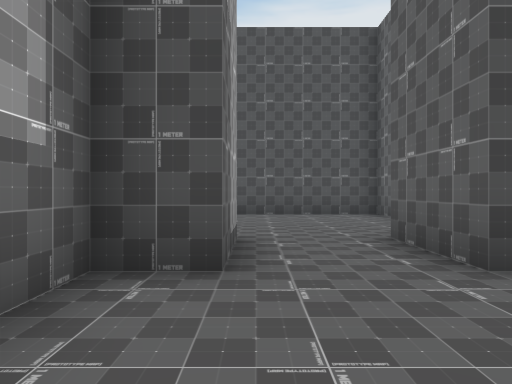
view 1 (above)

19 first-person views from a walk through a 3-D level made in the Unity game engine. The camera is 1.2 m above the floor, looks level and sees 70° across. The floor is counted in squares, 2 m on a side. Each view is taken from the middle of a square. On the plan, view 1 faces up. The plan holds only what a view shows up to about 10 squares ahead; the rest is blank. The place goes on beyond the plan. The player character is not drawn. Some surface patterns are stand-ins.

view 2
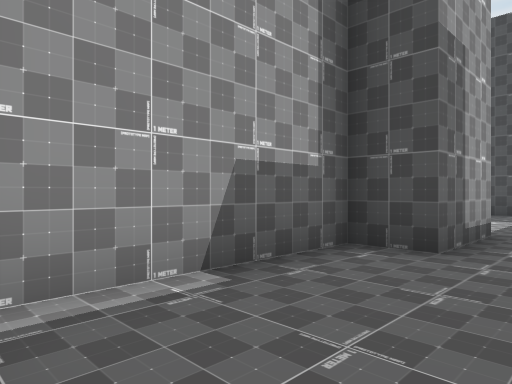

view 3
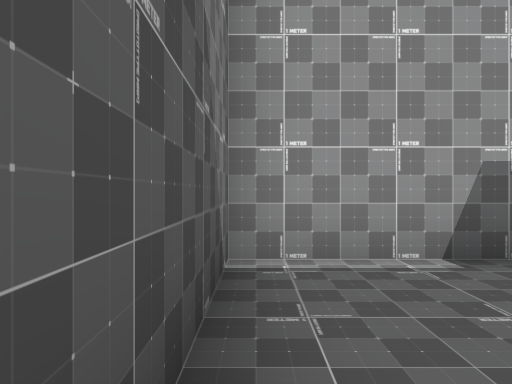

view 4
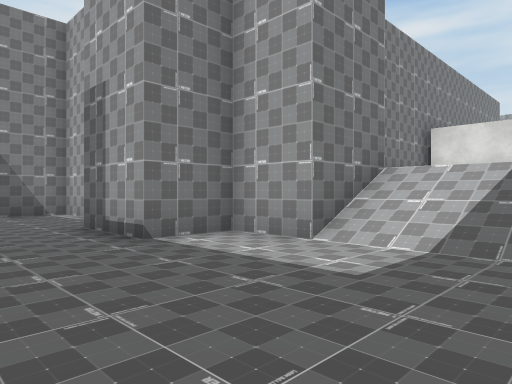

view 5
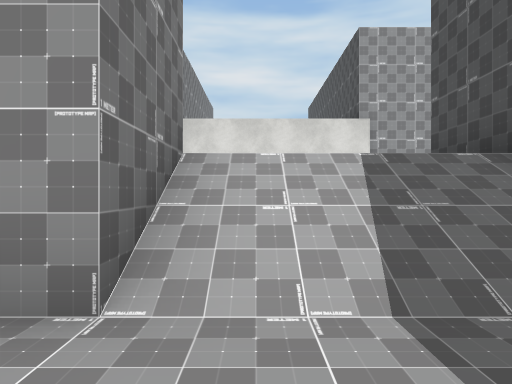

view 6
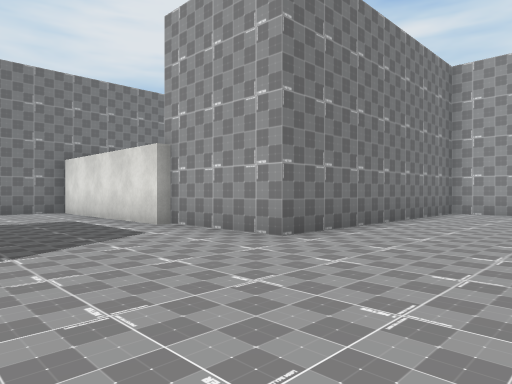

view 7
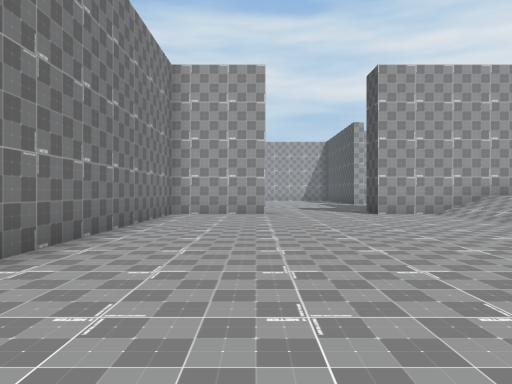

view 8
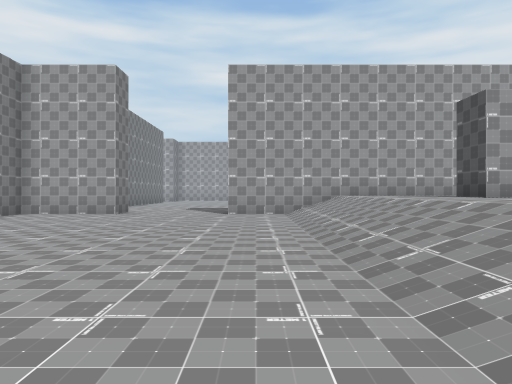

view 9
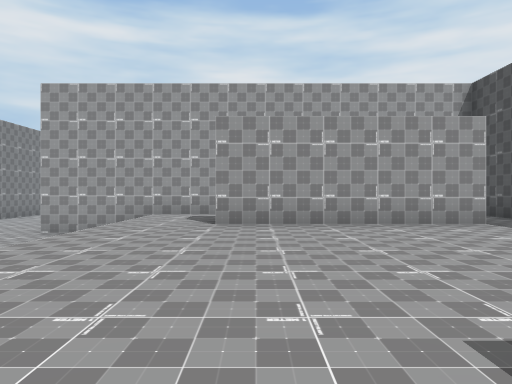

view 10
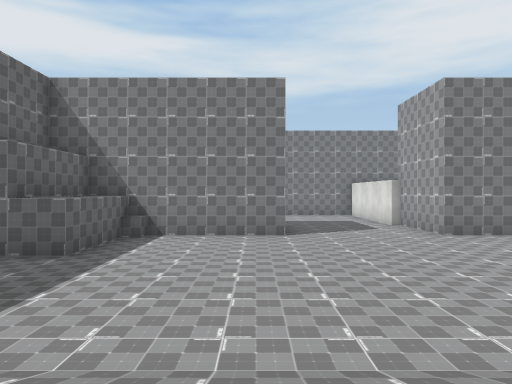

view 11
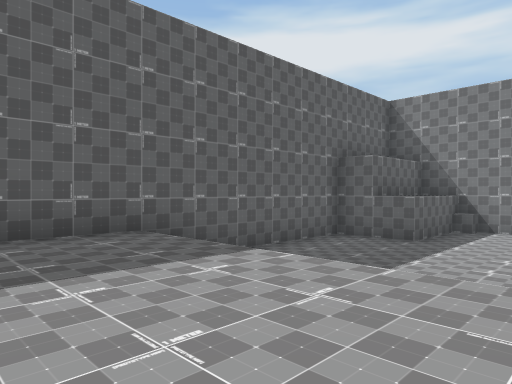

view 12
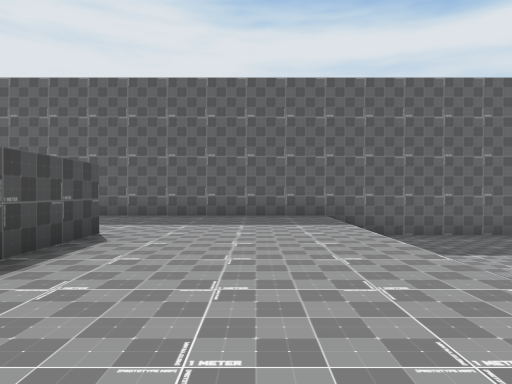

view 13
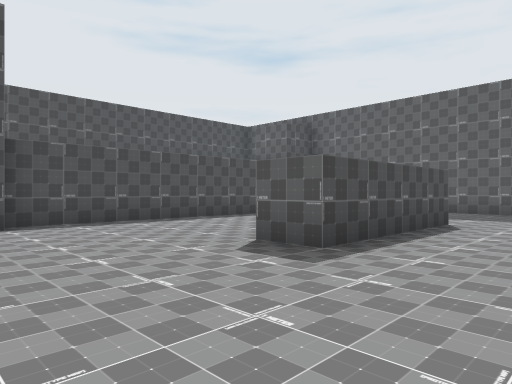

view 14
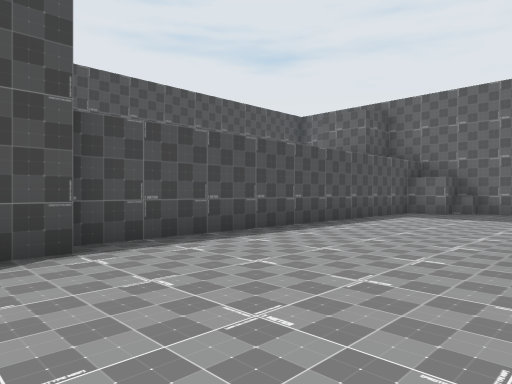

view 15
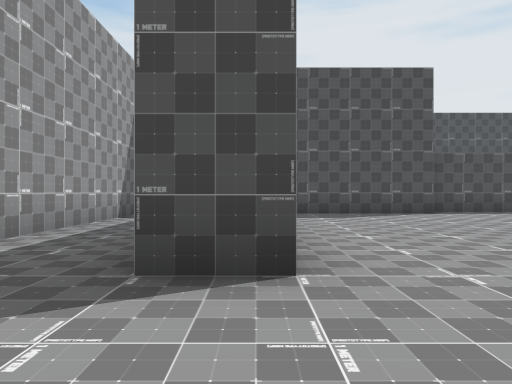

view 16
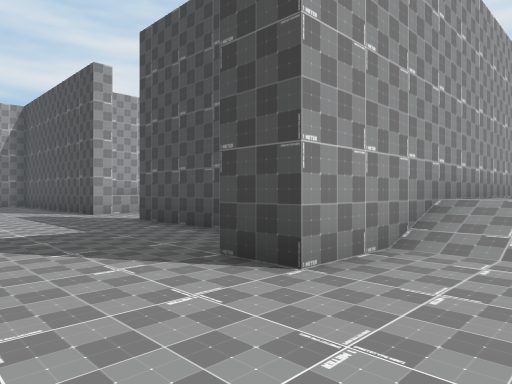

view 17
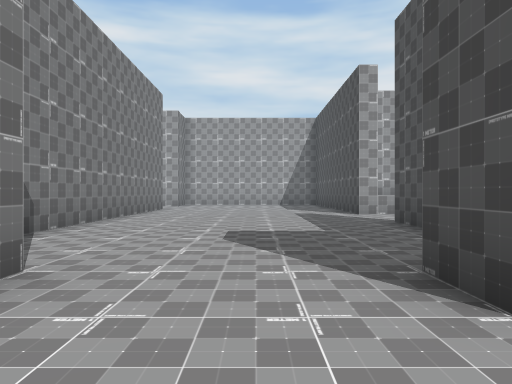

view 18
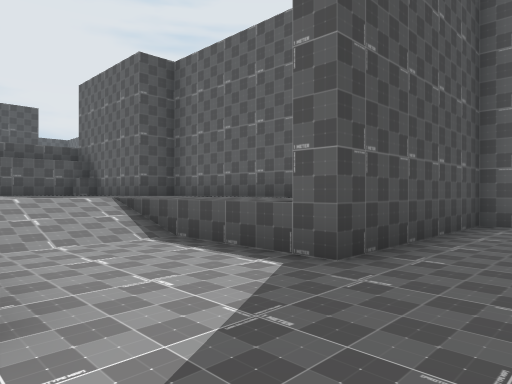

view 19
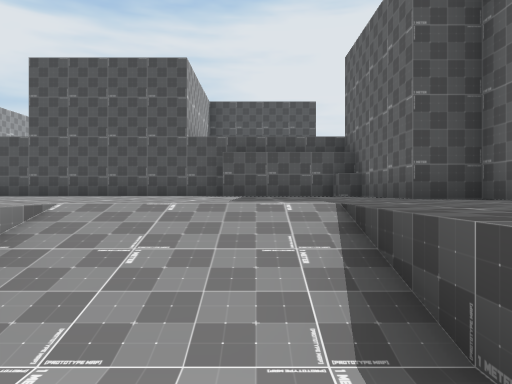

### Floor plan
Key: @ floor where view 1 was taken; # wall or solid block; . main floor; : floor 1 m higher than the main floor; - floor 2 m lower than the main floor; / step, stairs or slope; ^ raised ledge.
Columns run from 25 left of view 1 to 2 right of it. Each row starts with its distance up from view 1.
 31                ###########
 30  /^^^    #######:::::::::#
 29 ::  ^   #::::::::::::::::##
 28 :::::#  #: #::::::::::::::#
 27 :::::## #: #:::::::::::  :#
 26 ::::::###: #::::::####::::#
 25 ::::::###::#::::::::::::::#
 24 :///::###::#::::::::::::::#
 23 :///::###:::::::::::::::::#
 22  ..:: ###:::::::::::::::::#
 21 :..:: # #//////// ////////#
 20 #..######/////////////////#
 19 ........#.................#
 18 ..........................#
 17 ..........................#
 16 ..........................#
 15 ........#...............###
 14 ....... #...............#
 13 ######  #..............##
 12         ########....####
 11                #... #
 10                #... ##  ####
  9                #...  .//----
  8                #...  .//----
  7                #..   .//----
  6                #..   .##----
  5                #..     #----
  4                ####    ##--#
  3                        ##--#
  2                        #----
  1                        #---
  0                        #-@-
 -1                        #----
 -2                        #####

Positions as (right, up) in squares from view 1, and headings:
1: (0, 0), facing up
2: (1, -1), facing up-left
3: (2, -1), facing left
4: (2, 9), facing down-left
5: (0, 7), facing left
6: (-6, 16), facing down-left
7: (-7, 15), facing left
8: (-7, 19), facing left
9: (-7, 24), facing left
10: (-5, 22), facing down
11: (-5, 24), facing down-right
12: (-9, 23), facing right
13: (-11, 23), facing up-right
14: (-11, 26), facing up-right
15: (-14, 21), facing up
16: (-15, 16), facing up-left
17: (-15, 17), facing left
18: (-25, 18), facing up-right
19: (-23, 21), facing up
